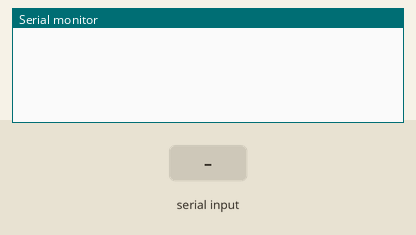
Bench run of a sketch on a simulated ESP8266 (NodeMCU). On the bench: the last lines printed to the serial monitor. The inputs (shaded band) are chosen by the test bench. WiFi joins after 1.5 s; servers stay silent unless stated; uploads are accepted with an empty reply.

Above: at 1.2 s.
1.3 s: "1\n" received over the second serial link
At 2.5 s:
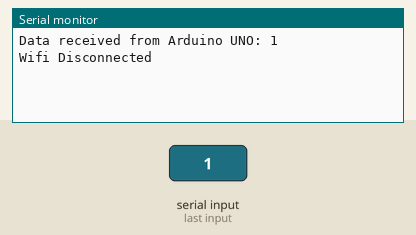
2.8 s: "0\n" received over the second serial link
At 4.2 s:
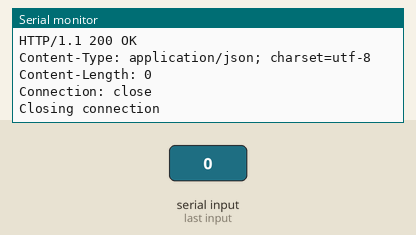
4.5 s: "2\n" received over the second serial link
At 4.69 s:
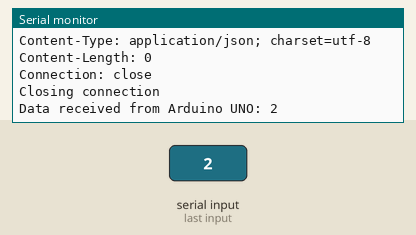

Measured:
- after the input at 1.3 s, the serial monitor: prints a new line at once (image 1)
- after the input at 2.8 s, the serial monitor: prints a new line at once (image 2)
- after the input at 4.5 s, the serial monitor: prints a new line at once (image 3)

The sketch:

Experiment_ESP8266-01S.ino
```cpp
#include <Arduino.h>
#include <SoftwareSerial.h>
#include <ESP8266WiFi.h>
SoftwareSerial a(3, 1);
String data;
const char* ssid = "mayimariong";                      // WiFi SSID
const char* password = "P@ssw0rd!";                    // WiFi password
const char* serverAddress = "192.168.219.1";           // Server address to send the data to
const char* scriptPath = "/testcode/fyp.php?";         // php path
const int serverPort = 80;                             // HTTP Port

void connectWiFi(){
  /*Serial.print("Connecting to ");
  Serial.println(ssid);*/
  WiFi.begin(ssid, password);
  /*while (WiFi.status() != WL_CONNECTED) {
    delay(500);
    Serial.print(".");}
  Serial.println();
  Serial.println("WiFi connected");
  Serial.print("IP address: ");
  Serial.println(WiFi.localIP());*/
}

void sendToServer(String dataToSend){
  if(WiFi.status() == WL_CONNECTED){
    WiFiClient client;
    /*Serial.print("Connecting to ");
    Serial.print(serverAddress);
    Serial.print(":");
    Serial.println(serverPort);*/
    if (client.connect(serverAddress, serverPort)) {
      //Serial.println("Connected to server!");
      //Serial.println("Sending data to server...");

      String url = String(scriptPath) + dataToSend;

      // Make a HTTP GET request
      client.print("GET ");
      client.print(url);
      client.println(" HTTP/1.1");
      client.print("Host: ");
      client.println(serverAddress);
      client.println("Connection: close");
      client.println();
      delay(10);

      // Read server response
      while (client.available()) {
        char c = client.read();
        Serial.write(c);}
      Serial.println();
      Serial.println("Closing connection");
      client.stop(); }
    else { Serial.println("Unable to connect to server"); }
  }
  else{ Serial.println("Wifi Disconnected"); }
}

void setup() {
  Serial.begin(9600);
  a.begin(9600);
  connectWiFi();
}

void loop() {
  if (a.available() > 0) {
    data = a.readStringUntil('\n');
    Serial.println("Data received from Arduino UNO: " + data);
    sendToServer(data);
  }
}
```
